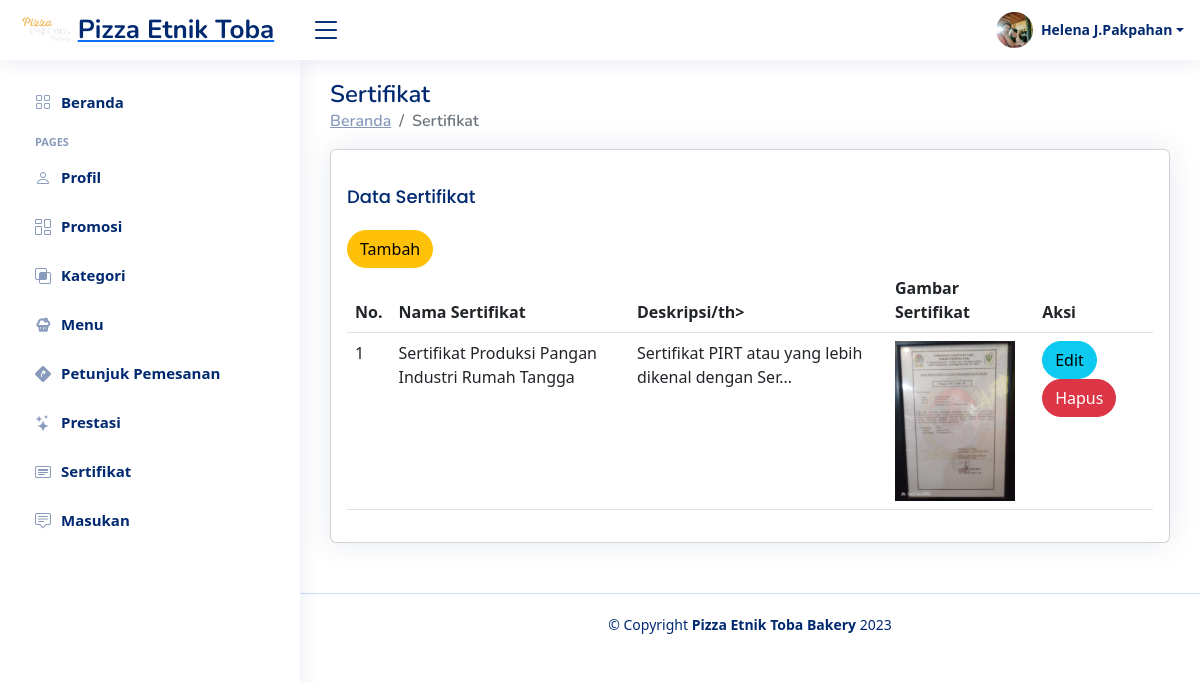
Before: /Website/Admin/sertifikat.php (signed in) with the older database file.
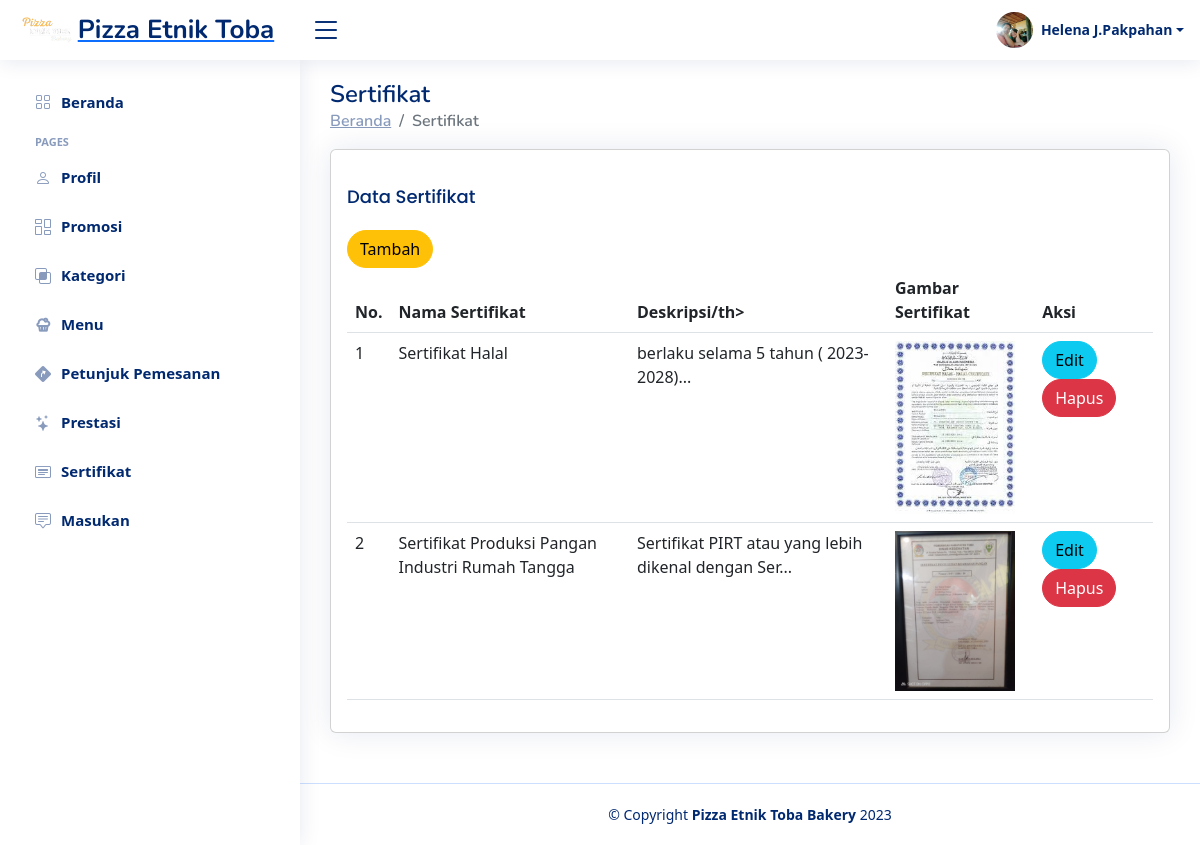
After: the same page with the newer database file.
### tables this page shows
CREATE TABLE `sertifikat` (
  `id_sertifikat` int(11) NOT NULL,
  `judul_sertifikat` varchar(100) NOT NULL,
  `deskripsi_sertifikat` varchar(255) NOT NULL,
  `gambar_sertifikat` varchar(255) NOT NULL,
  `id_admin` int(11) NOT NULL DEFAULT 1
);

### Website/Admin/sertifikat.php (the view, shortened to what this page needs)
<!DOCTYPE html>
<html lang="en">
<head>
    <link rel="stylesheet" href="style.css">
    <link href="vendor/bootstrap/css/bootstrap.min.css" rel="stylesheet">
    <link href="vendor/bootstrap-icons/bootstrap-icons.css" rel="stylesheet">
    <link href="vendor/boxicons/css/boxicons.min.css" rel="stylesheet">
    <link href="vendor/quill/quill.snow.css" rel="stylesheet">
    <link href="vendor/quill/quill.bubble.css" rel="stylesheet">
    <link href="vendor/remixicon/remixicon.css" rel="stylesheet">
    <link href="vendor/simple-datatables/style.css" rel="stylesheet">
</head>
<?php include 'header.php' ?>
<?php include 'sidebar.php' ?>
<main id="main" class="main">
    <div class="pagetitle">
        <h1>Sertifikat</h1>
        <nav>
            <ol class="breadcrumb">
                <li class="breadcrumb-item"><a href="index.php">Beranda</a></li>
                <li class="breadcrumb-item active">Sertifikat</li>
            </ol>
        </nav>
    </div>
    <section class="section">
        <div class="row">
            <div class="col-lg-12">
                <div class="card">
                    <div class="card-body">
                        <h5 class="card-title">Data Sertifikat</h5>
                        <a href="add-sertifikat.php"><button type="button" class="btn btn-warning rounded-pill">Tambah</button></a>
                        <div class="table-responsive">
                        <table class="table datatable">
                            <thead>
                                <tr>
                                    <th scope="col">No.</th>
                                    <th scope="col">Nama Sertifikat</th>
                                    <th scope="col">Deskripsi/th>
                                    <th scope="col">Gambar Sertifikat</th>
                                    <th scope="col">Aksi</th>
                                </tr>
                            </thead>
                            <tbody>
                                <?php
                                $no = 1;
                                $query = 'SELECT * FROM sertifikat ORDER BY id_sertifikat DESC';
                                $result_set = $koneksi->query($query);
                                while ($row = $result_set->fetch_assoc()) {
                                ?>
                                    <tr>
                                        <td><?= $no; ?></td>
                                        <td><?= $row['judul_sertifikat']; ?></td>
                                        <td><?= substr($row['deskripsi_sertifikat'], 0, 50); ?>...</td>
                                        <td><img src="../../pictures/<?php echo $row['gambar_sertifikat']; ?>" style="width: 120px;"></td>
                                        <td>
                                            <a href="edit-sertifikat.php?id=<?php echo $row['id_sertifikat']; ?>&gambar=<?php echo $row['gambar_sertifikat']; ?>"><button type="button" class="btn btn-info rounded-pill">Edit</button></a>
                                            <a href="hapus.php?id=<?php echo $row['id_sertifikat']; ?>&gambar=<?php echo $row['gambar_sertifikat']; ?>&tabel=sertifikat" onclick="return confirm('Anda yakin akan menghapus data ini?')"><button type="button" class="btn btn-danger rounded-pill">Hapus</button>
                                        </td>
                                    </tr>
                                <?php $no++;
                                } ?>
                            </tbody>
                        </table>
                        </div>
                    </div>
                </div>
            </div>
        </div>
    </section>
</main>
<?php include 'footer.php' ?>
</body>
</html>

Changed rows visible on the page:
added sertifikat: judul_sertifikat "Sertifikat Halal", deskripsi_sertifikat "berlaku selama 5 tahun ( 2023-2028)", gambar_sertifikat (picture)
